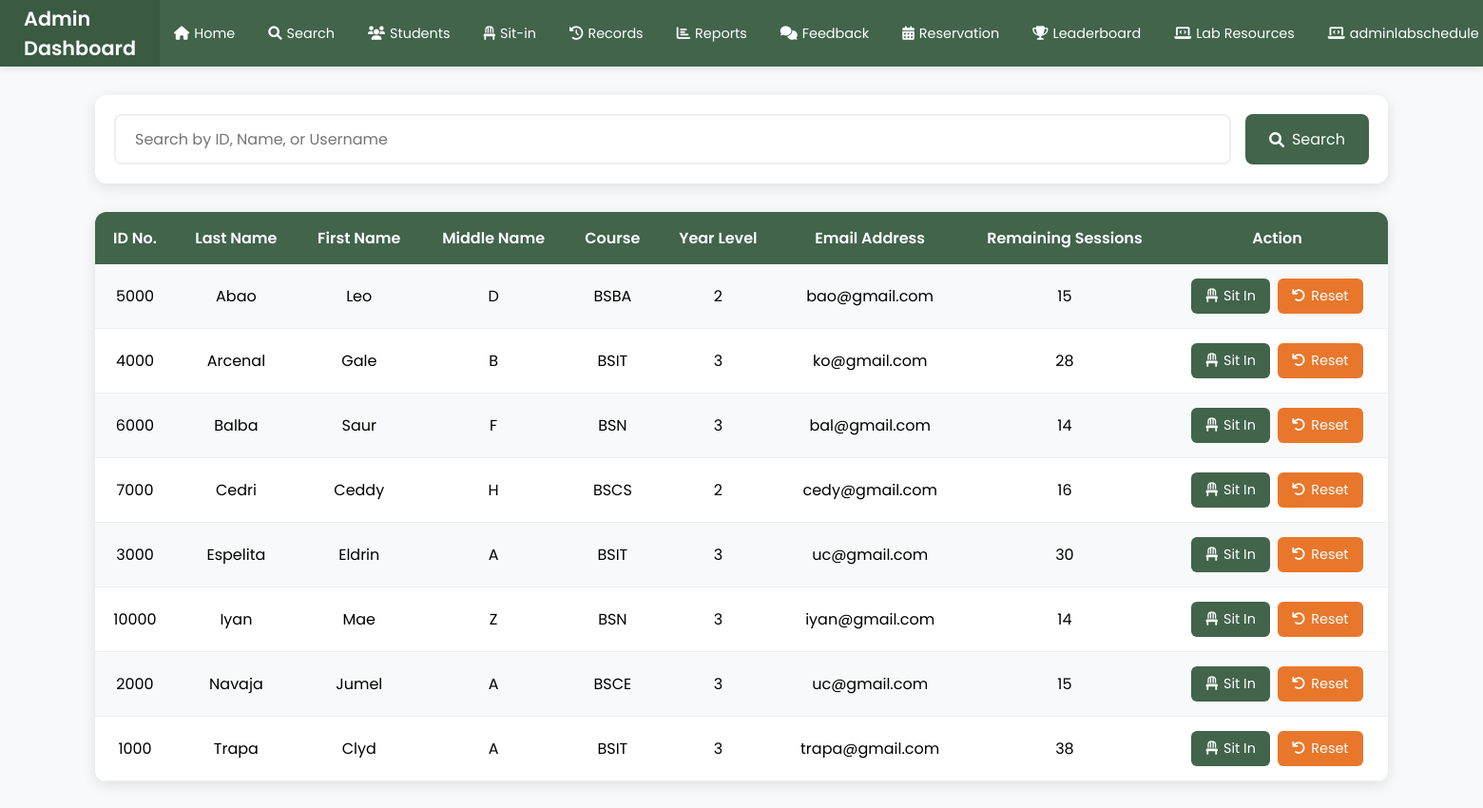
Before: /search with the older database file.
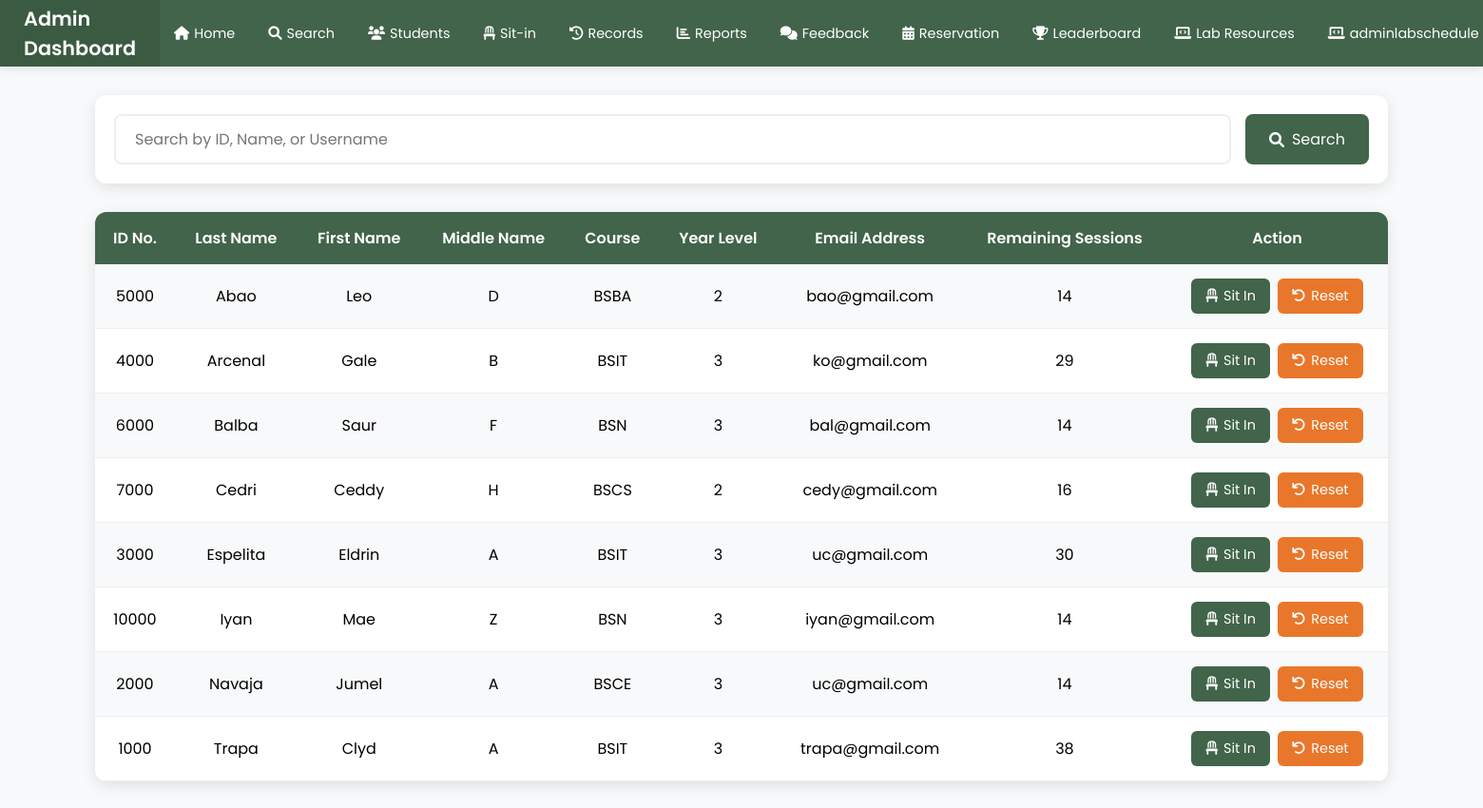
After: the same page with the newer database file.
### tables this page shows
CREATE TABLE users (
            id INTEGER PRIMARY KEY AUTOINCREMENT,
            idno TEXT UNIQUE NOT NULL,
            firstname TEXT NOT NULL,
            lastname TEXT NOT NULL,
            middlename TEXT,
            course TEXT,
            year_level TEXT,
            email_address TEXT,
            password TEXT NOT NULL,
            role TEXT DEFAULT 'student',
            remaining_sessions INTEGER DEFAULT 0,
            profile_pic TEXT
        , points INTEGER DEFAULT 0);

### app.py (the view)
@app.route('/search', methods=['GET', 'POST'])
def search():
    students = []
    search_query = request.form.get('search_query', '').strip()
    with sqlite3.connect('users.db') as conn:
        cursor = conn.cursor()
        if search_query:
            query = '''
                SELECT idno, lastname, firstname, middlename, course, year_level, email_address, remaining_sessions
                FROM users
                WHERE idno LIKE ? OR lastname LIKE ? OR firstname LIKE ?
                ORDER BY lastname, firstname
            '''
            search_param = f'%{search_query}%'
            cursor.execute(query, (search_param, search_param, search_param))
        else:
            query = '''
                SELECT idno, lastname, firstname, middlename, course, year_level, email_address, remaining_sessions
                FROM users
                ORDER BY lastname, firstname
            '''
            cursor.execute(query)
        students = cursor.fetchall()
    return render_template('search.html', students=students, search_query=search_query)

### templates/search.html (shortened to what this page needs)
<!DOCTYPE html>
<html lang="en">
<head>
    <link rel="stylesheet" href="https://cdnjs.cloudflare.com/ajax/libs/font-awesome/6.0.0/css/all.min.css">
</head>
<body>
    <div class="navbar">
        <div class="logo">Admin Dashboard</div>
        <ul class="nav-links">
            <li><a href="{{ url_for('admin_dashboard') }}"><i class="fas fa-home"></i> Home</a></li>
            <li><a href="{{ url_for('search') }}"><i class="fas fa-search"></i> Search</a></li>
            <li><a href="{{ url_for('students') }}"><i class="fas fa-users"></i> Students</a></li>
            <li><a href="{{ url_for('current_sit_in') }}"><i class="fas fa-chair"></i> Sit-in</a></li>
            <li><a href="{{ url_for('sit_in_records') }}"><i class="fas fa-history"></i> Records</a></li>
            <li><a href="{{ url_for('sit_in_report') }}"><i class="fas fa-chart-bar"></i> Reports</a></li>
            <li><a href="{{ url_for('feedback_report') }}"><i class="fas fa-comments"></i> Feedback</a></li>
            <li><a href="{{ url_for('reservation') }}"><i class="fas fa-calendar-alt"></i> Reservation</a></li>
            <li><a href="{{ url_for('leaderboard') }}"><i class="fas fa-trophy"></i> Leaderboard</a></li>
            <li><a href="{{ url_for('admin_resources') }}"><i class="fas fa-laptop-code"></i> Lab Resources</a></li>
            <li><a href="{{ url_for('adminlabschedule') }}"><i class="fas fa-laptop-code"></i> adminlabschedule</a></li>
        </ul>
    </div>
    <div class="container">
        <form method="POST" action="{{ url_for('search') }}" class="search-box" id="searchForm">
            <input type="text" name="search_query" id="searchInput" placeholder="Search by ID, Name, or Username" value="{{ request.form.get('search_query', '') }}">
            <button type="submit">
                <i class="fas fa-search"></i>
                Search
            </button>
        </form>
        <div class="table-container">
            <table>
                <thead>
                    <tr>
                        <th>ID No.</th>
                        <th>Last Name</th>
                        <th>First Name</th>
                        <th>Middle Name</th>
                        <th>Course</th>
                        <th>Year Level</th>
                        <th>Email Address</th>
                        <th>Remaining Sessions</th>
                        <th>Action</th>
                    </tr>
                </thead>
                <tbody>
                    {% for student in students %}
                    <tr>
                        <td>{{ student[0] }}</td>
                        <td>{{ student[1] }}</td>
                        <td>{{ student[2] }}</td>
                        <td>{{ student[3] }}</td>
                        <td>{{ student[4] }}</td>
                        <td>{{ student[5] }}</td>
                        <td>{{ student[6] }}</td>
                        <td>{{ student[7] }}</td>
                        <td>
                            <div class="button-container">
                                <button class="sit-in-btn" onclick="openModal('{{ student[0] }}', '{{ student[1] }}', '{{ student[2] }}')">
                                    <i class="fas fa-chair"></i>
                                    Sit In
                                </button>
                                <button class="reset-session-btn" onclick="resetStudentSessions('{{ student[0] }}', '{{ student[1] }}', '{{ student[2] }}')">
                                    <i class="fas fa-undo"></i>
                                    Reset
                                </button>
                            </div>
                        </td>
                    </tr>
                    {% endfor %}
                </tbody>
            </table>
        </div>
    </div>
</body>
</html>

Changed rows visible on the page:
changed users "Abao": remaining_sessions "15" → "14"
changed users "Arcenal": remaining_sessions "28" → "29"
changed users "Navaja": remaining_sessions "15" → "14"
